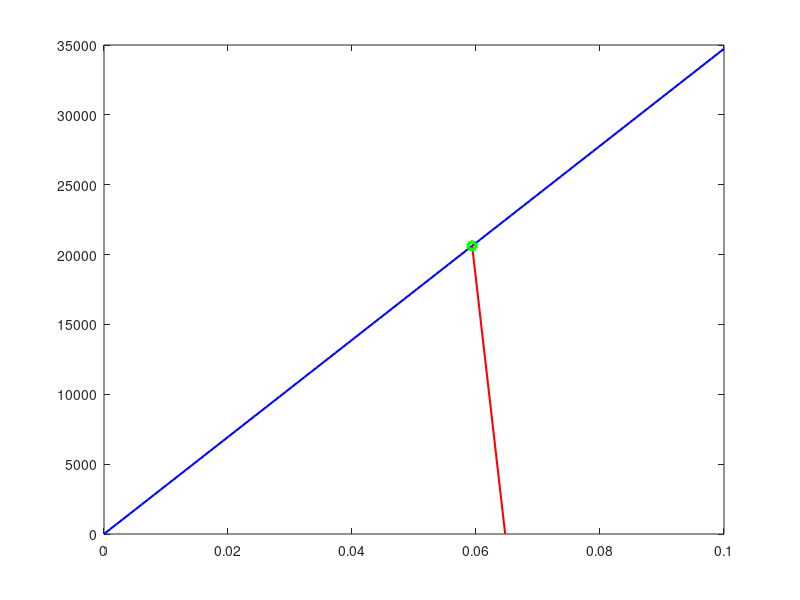

Write the MATLAB code that produced this figure. (Note: this script raises an error after producing the figure.)
clearvars; close all; clc;

mu_flange = 0.4; % coeff attrito flange
mu_vite = 0.1; % coeff attrito vite
St = 1.5; % coeff sicurezza
alfa_a = 1.6; % incertezza di serraggio

omega = 11330; % rpm
omega = omega * 2*pi/60; % rad/s
P1 = 4.433e6; % [W] potenza primo stadio
P2 = 5.452e6; % [W] potenza secondo stadio
C1 = St*P1/omega; % [Nm] coppia primo stadio
C2 = St*P2/omega; % [Nm] coppia secondo stadio

% PUNTO 1 - FORZA TANGENZIALE
r_CP = 0.215; % [m] raggio centro di pressione
Ft1_aero = C1 / r_CP; % [N] forza tangenziale aerodinamica stadio 1
Ft2_aero = C2 / r_CP; % [N] forza tangenziale aerodinamica stadio 2

% PUNTO 2 - FORZA ASSIALE TOTALE SULLE VITI
r_fori = 0.112; % [m] raggio fori
Ft1_fori = Ft1_aero * r_CP / r_fori; % [N] forza tangenziale ai fori stadio 1
Ft2_fori = Ft2_aero * r_CP / r_fori; % [N] forza tangenziale ai fori stadio 2
Fax1_min = Ft1_fori / mu_flange; % [N] forza assiale minima per trasmettere coppia stadio 1
Fax2_min = Ft2_fori / mu_flange; % [N] forza assiale minima per trasmettere coppia stadio 2
Fax_min = max(Fax1_min, Fax2_min); % [N] forza assiale minima

% PUNTI 3-4 - SCELTA VITI E NUMERO DI VITI
circonferenza_fori = pi*2*r_fori; % [m]
%SCELTA VITE DI TENTATIVO M8
D_testa = 0.013; %[m] è minore della dimensione massima 14 mm
D_fori = 0.009; %1 mm in più rispetto al diametro nominale
dist_min = 2.5*D_fori; %distanza minima tra i fori = 2.5 volte D
Z = 20; %numero di viti
dist_fori = circonferenza_fori/Z; %Distanza centri dei fori 

% PUNTO 5 - FORZA ASSIALE SU OGNI BULLONE
F_kerf = Fax_min/Z; % [N] Carico assiale sul singolo bullone

% PUNTO 6 - TENSIONE AL MONTAGGIO 
d2 = 7.188; %[mm] %diametro medio
d3 = 6.466; %[mm] %diametro nocciolo
p = 1.25; %[mm] passo
beta = 30*pi/180; 
k = (d2/2)*((mu_vite/cos(beta))+(p/(pi*d2)))*(1/(2*d3/8));
Rp02 = 950; %[MPa]
%sigma = %F_kerf/((pi*d3^2)/4) ????
sigma_M_max = (0.8*Rp02)/(sqrt(1+3*k^2)); %% o sigma*sqrt(1+ 3*k^2)????

% PUNTO 7 - COPPIA DI SERRAGGIO
mu_K = 0.08;
Dkm = (D_testa+D_fori)*1000/2;
Ad3 = 32.48; 
F_m_max = sigma_M_max*Ad3;
MA = (d2/2)*((mu_vite/cos(beta))+(p/(pi*d2))+Dkm*mu_K/d2)*F_m_max;

% PUNTO 8 - CEDEVOLEZZE
% Scelgo vite interamente filettata (b non è in tabella) ??
d = 8; % diametro vite [mm]
lsk = 0.5*d;
lg = 0.5*d;
lm = 0.4*d; % sistema vite+dado
b = 20;
lf = p*6; %lunghezza della parte di vite avvitata (10 passi)
n_flange = 3;
spessore_flange = 3.6; %[mm]
ltot_min = spessore_flange*n_flange + lf; %lunghezza complessiva necessaria < ltot
ltot = b; %Scelgo filettatura completa
lGew = spessore_flange*n_flange; %lunghezza parte filettata non avvitata

% Cedevolezza vite
A_N = (pi*d^2)/4; % area al diametro nominale, mm^2
E_s = 208*1e3; %modulo di young vite, MPa
delta_sk = lsk/(A_N*E_s); 
delta_G = lg/(Ad3*E_s);
delta_M = lm/(A_N*E_s);
delta_gm = delta_M+delta_G;
delta_gew = lGew/(Ad3*E_s);
delta_s = delta_sk + delta_gm + delta_gew;

% Cedevolezza pezzo
l_flange = 16; %mm
A = (pi/4)*(l_flange^2 - D_fori^2); %Area corona circolare pezzo ??
sp =  spessore_flange*n_flange; %Spessore pezzo (di 3 flange)
delta_p = sp/(E_s*A); %cedevolezza pezzo 

% PUNTO 9 - DIAGRAMMA DI FORZAMENTO
u=linspace(0,0.1); %mm
Fs=@(u) (1/delta_s)*u;
u_s = F_m_max*delta_s;
u_p = u_s+F_m_max*tan(delta_p);
delta_u = u_p-u_s;
figure(1)
plot(u,Fs(u),'b','lineWidth',1.5)
hold on
plot([u_s, u_s+F_m_max*tan(delta_p)],[F_m_max 0],'r','lineWidth',1.5)
hold on
plot(u_s,F_m_max,'og','lineWidth',2.5)
yline(F_m_max)
grid on
xlabel('u [mm]')
ylabel('F [N]')
legend('Vite','Pezzo')
title('Diagramma di forzamento a temperatura ambiente')

%PUNTO 10 - VARIAZIONE DIAGRAMMA DI FORZAMENTO ALL'AUMENTARE DI T
% 400 °C
% Cedevolezza vite
E400 = 185*1e3; %modulo di young vite, MPa
delta_sk400 = lsk/(A_N*E400); 
delta_G400 = lg/(Ad3*E400);
delta_M400 = lm/(A_N*E400);
delta_gm400 = delta_M400+delta_G400;
delta_gew400 = lGew/(Ad3*E400);
delta_s400 = delta_sk400 + delta_gm400 + delta_gew400;

% Cedevolezza pezzo
delta_p400 = sp/(E400*A); %cedevolezza pezzo 

%DIAGRAMMA DI FORZAMENTO A 400 °C
u=linspace(0,0.1); %mm
Fs=@(u) (1/delta_s400)*u;
u_s = F_m_max*delta_s400;
u_p = u_s+F_m_max*tan(delta_p400);
delta_u = u_p-u_s;
figure(2)
plot(u,Fs(u),'b','lineWidth',1.5)
hold on
plot([u_s, u_s+F_m_max*tan(delta_p)],[F_m_max 0],'r','lineWidth',1.5)
hold on
plot(u_s,F_m_max,'og','lineWidth',2.5)
yline(F_m_max)
grid on
xlabel('u [mm]')
ylabel('F [N]')
legend('Vite','Pezzo')
title('Diagramma di forzamento a T = 400 °C')


% 530 °C
% Cedevolezza vite
E530 = 176*1e3; %modulo di young vite, MPa
delta_sk530 = lsk/(A_N*E530); 
delta_G530 = lg/(Ad3*E530);
delta_M530 = lm/(A_N*E530);
delta_gm530 = delta_M530+delta_G530;
delta_gew530 = lGew/(Ad3*E530);
delta_s530 = delta_sk530 + delta_gm530 + delta_gew530;

% Cedevolezza pezzo
delta_p530 = sp/(E530*A); %cedevolezza pezzo 

%DIAGRAMMA DI FORZAMENTO A 400 °C
u=linspace(0,0.1); %mm
Fs=@(u) (1/delta_s530)*u;
u_s = F_m_max*delta_s530;
u_p = u_s+F_m_max*tan(delta_p530);
delta_u = u_p-u_s;
figure(3)
plot(u,Fs(u),'b','lineWidth',1.5)
hold on
plot([u_s, u_s+F_m_max*tan(delta_p)],[F_m_max 0],'r','lineWidth',1.5)
hold on
plot(u_s,F_m_max,'og','lineWidth',2.5)
yline(F_m_max)
grid on
xlabel('u [mm]')
ylabel('F [N]')
legend('Vite','Pezzo')
title('Diagramma di forzamento a T = 530 °C')

% PUNTO 10 - FORZE ASSIALI PRESENTI SUL BULLONE (DA FARE VERIFICA)
Fax_aero1 = 0.1*Ft1_aero;
Fax_aero2 = 0.1*Ft2_aero;
FA1 = Fax_aero1/Z;
FA2 = Fax_aero2/Z;

% PUNTO 13 - VERIFICA CARICO MINIMO < F IN ESERCIZIO
FP_min = F_m_max/alfa_a;







%% STAMPA RISULTATI
disp('-------------------------------------------------------------------')
disp(['1) C1 = ', num2str(C1),' N*m']);
disp(['1) C2 = ', num2str(C2),' N*m']);
disp('-------------------------------------------------------------------')
disp(['2) Fax_min =', num2str(Fax_min), ' N']);
disp('-------------------------------------------------------------------')
disp(['3) DT = ', num2str(D_testa),' mm']);
disp(['3) D <= ', num2str(14),' mm']);
disp('-------------------------------------------------------------------')
disp('4) Viti M8')
disp(['4) La distanza minima tra i fori deve essere :', num2str(dist_min*1000),' mm'])
disp(['4) La distanza tra i fori è :', num2str(dist_fori*1000),' mm'])
disp(['4) Z = ', num2str(Z)]);
disp('-------------------------------------------------------------------')
disp(['5) F_kerf = ', num2str(F_kerf), ' N']);
disp('-------------------------------------------------------------------')
disp(['6) sigmaM_max = ', num2str(sigma_M_max),' MPa']);
disp('-------------------------------------------------------------------')
disp(['7) MA = ', num2str(MA),' N*mm']);
disp('-------------------------------------------------------------------')
disp('8) T ambiente')
disp(['8) delta_s = ', num2str(delta_s),' mm/N']);
disp(['8) delta_p = ', num2str(delta_p),' mm/N']);
disp('-------------------------------------------------------------------')
disp('10) T = 400 °C')
disp(['10) delta_s = ', num2str(delta_s400),' mm/N']);
disp(['10) delta_p = ', num2str(delta_p400),' mm/N']);
disp('-------------------------------------------------------------------')
disp('10) T = 530 °C')
disp(['10) delta_s = ', num2str(delta_s530),' mm/N']);
disp(['10) delta_p = ', num2str(delta_p530),' mm/N']);
disp('-------------------------------------------------------------------')
disp(['11) FA1 = ', num2str(FA1), ' N']);
disp(['11) FA2 = ', num2str(FA2), ' N']);
disp('-------------------------------------------------------------------')
disp(['13) FP_min = ', num2str(FP_min), ' N']);
disp(['13) F_kerf = ', num2str(F_kerf), ' N']);
disp('-------------------------------------------------------------------')
